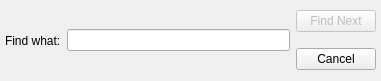
<?xml version="1.0" encoding="UTF-8"?>
<ui version="4.0">
 <class>SearchDialog</class>
 <widget class="QDialog" name="SearchDialog">
  <property name="geometry">
   <rect>
    <x>0</x>
    <y>0</y>
    <width>381</width>
    <height>81</height>
   </rect>
  </property>
  <property name="windowTitle">
   <string>Find</string>
  </property>
  <widget class="QWidget" name="horizontalLayoutWidget">
   <property name="geometry">
    <rect>
     <x>0</x>
     <y>0</y>
     <width>381</width>
     <height>81</height>
    </rect>
   </property>
   <layout class="QHBoxLayout" name="horizontalLayout">
    <property name="leftMargin">
     <number>5</number>
    </property>
    <property name="rightMargin">
     <number>5</number>
    </property>
    <item>
     <widget class="QLabel" name="label">
      <property name="text">
       <string>Find what:</string>
      </property>
     </widget>
    </item>
    <item>
     <widget class="QLineEdit" name="query"/>
    </item>
    <item>
     <layout class="QVBoxLayout" name="verticalLayout">
      <item>
       <widget class="QPushButton" name="findNextButton">
        <property name="enabled">
         <bool>false</bool>
        </property>
        <property name="text">
         <string>Find Next</string>
        </property>
       </widget>
      </item>
      <item>
       <widget class="QPushButton" name="cancelButton">
        <property name="text">
         <string>Cancel</string>
        </property>
       </widget>
      </item>
     </layout>
    </item>
   </layout>
  </widget>
 </widget>
 <resources/>
 <connections/>
</ui>
